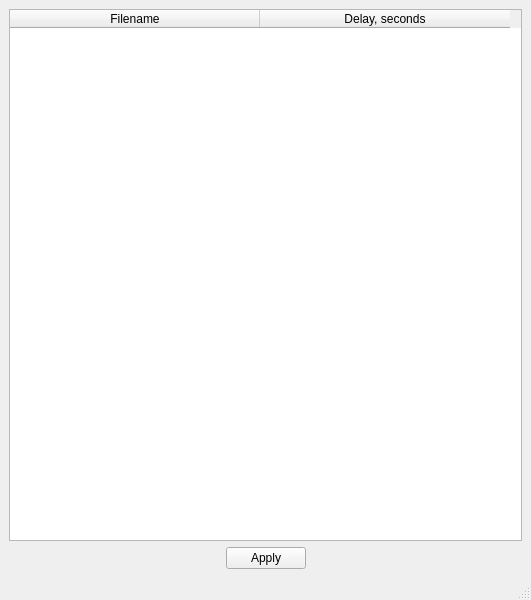
<?xml version="1.0" encoding="UTF-8"?>
<ui version="4.0">
 <class>MainWindow</class>
 <widget class="QMainWindow" name="MainWindow">
  <property name="windowModality">
   <enum>Qt::WindowModal</enum>
  </property>
  <property name="geometry">
   <rect>
    <x>0</x>
    <y>0</y>
    <width>531</width>
    <height>600</height>
   </rect>
  </property>
  <property name="windowTitle">
   <string>MainWindow</string>
  </property>
  <widget class="QWidget" name="centralwidget">
   <layout class="QVBoxLayout" name="verticalLayout">
    <item>
     <widget class="QTableWidget" name="tGrid">
      <attribute name="horizontalHeaderDefaultSectionSize">
       <number>250</number>
      </attribute>
      <column>
       <property name="text">
        <string>Filename</string>
       </property>
      </column>
      <column>
       <property name="text">
        <string>Delay, seconds</string>
       </property>
      </column>
     </widget>
    </item>
    <item>
     <layout class="QHBoxLayout" name="horizontalLayout">
      <item>
       <spacer name="horizontalSpacer">
        <property name="orientation">
         <enum>Qt::Horizontal</enum>
        </property>
        <property name="sizeHint" stdset="0">
         <size>
          <width>40</width>
          <height>20</height>
         </size>
        </property>
       </spacer>
      </item>
      <item>
       <widget class="QPushButton" name="bApply">
        <property name="text">
         <string>Apply</string>
        </property>
       </widget>
      </item>
      <item>
       <spacer name="horizontalSpacer_2">
        <property name="orientation">
         <enum>Qt::Horizontal</enum>
        </property>
        <property name="sizeHint" stdset="0">
         <size>
          <width>40</width>
          <height>20</height>
         </size>
        </property>
       </spacer>
      </item>
     </layout>
    </item>
   </layout>
  </widget>
  <widget class="QMenuBar" name="menubar">
   <property name="geometry">
    <rect>
     <x>0</x>
     <y>0</y>
     <width>531</width>
     <height>22</height>
    </rect>
   </property>
  </widget>
  <widget class="QStatusBar" name="statusbar"/>
 </widget>
 <resources/>
 <connections/>
</ui>
